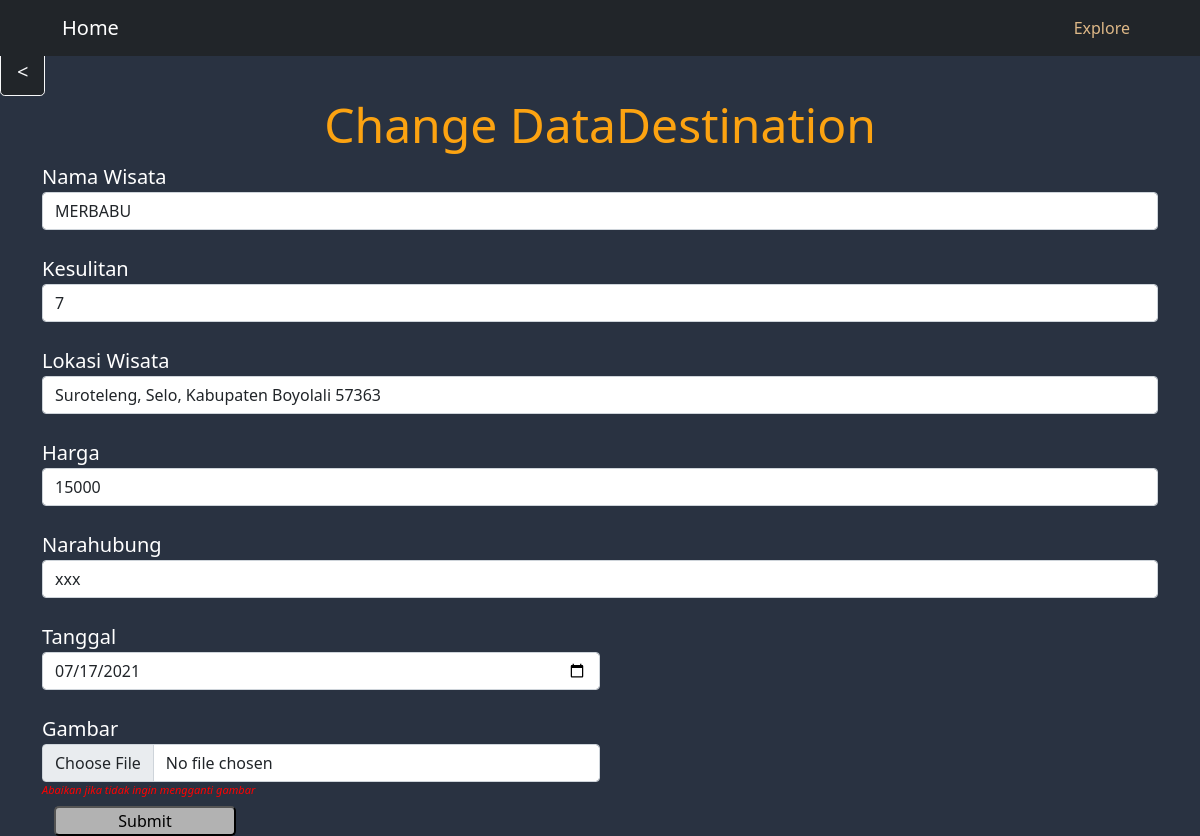
/admin/schedule/form.php?schedule_id=53 (signed in), run on the app's committed database.
### tables this page shows
CREATE TABLE `schedule_t` (
  `schedule_id` int(11) NOT NULL,
  `nama_wisata` varchar(255) DEFAULT NULL,
  `tanggal_wisata` varchar(255) DEFAULT NULL,
  `lokasi_wisata` varchar(255) DEFAULT NULL,
  `kesulitan` varchar(255) DEFAULT NULL,
  `narahubung` varchar(255) DEFAULT NULL,
  `harga_wisata` varchar(255) DEFAULT NULL,
  `gambar_wisata` varchar(255) DEFAULT NULL
);

### admin/functions.php (called while the page is built, shortened)
<?php
    $host = 'localhost';
    $uname = 'id16878645_userformm';
    $pass = 'Mountaineerz2021@';
    $db_name = 'id16878645_userform';
    $conn = new mysqli($host, $uname, $pass, $db_name);
    function select($query)
    {
        global $conn;
        $data = $conn->query($query);
        $rows = [];
        if ($data->num_rows > 0) {
            while ($row = $data->fetch_assoc()) {
                $rows[] = $row;
            }
        }
        return $rows;
    }
?>

### admin/schedule/form.php (the view, shortened to what this page needs)
<?php
    require '../functions.php';
    if (isset($_GET['schedule_id'])) {
        $schedule = select("SELECT * FROM schedule_t WHERE schedule_id = {$_GET['schedule_id']}")[0];
    }
?>
<!DOCTYPE html>
<html lang="en">
  <head>
    <link rel="stylesheet" type="text/css" href="../css/bootstrap.min.css">
    <link rel="stylesheet" href="https://cdnjs.cloudflare.com/ajax/libs/animate.css/4.1.1/animate.min.css"/>
    <link rel="stylesheet" type="text/css" href="style.css">
  </head>
  <body id="page-top" style="background-color: #293241;">
      <nav class="navbar navbar-expand-lg navbar-dark bg-dark fixed-top" id="mainNav">
          <div class="container-fluid">
            <a class="navbar-brand" href="../index.php" style="margin-left:50px;">Home</a>
            <div class="collapse navbar-collapse" id="navbarSupportedContent">
              <ul class="navbar-nav ms-auto">
                  <li class="nav-item">
                      <a class="nav-link" href="../schedule/index.php" style = "color : burlywood;margin-right:50px">Explore</a>
                  </li>
              </ul>
            </div>
          </div>
      </nav>
      <br><br><a class="btn btn-dark btn-lg btn-outline-light" href="index.php" role="button" style="right: 100px;"><</a>
      <div class="container">
        <h3 style="text-align: center; color :#FCA311" class="display-5 animate__animated animate__fadeInDown"><?= isset($schedule) ? 'Change Data' : 'Add' ?>Destination</h3>
        <form action="" method="POST" enctype="multipart/form-data">
          <div class="form-group">
            <label for="schedule" style="color: white; font-size: 20px;">Nama Wisata</label>
            <input type="text" class="form-control" id="nama_wisata" name="nama_wisata" placeholder="Add the Destination" required value="<?= $schedule['nama_wisata'] ?? '' ?>">
          </div>
          <br>
          <div class="form-group">
            <label for="schedule" style="color: white; font-size: 20px;">Kesulitan</label>
            <input type="text" class="form-control" id="kesulitan" name="kesulitan" placeholder="Add the Level" required value="<?= $schedule['kesulitan'] ?? '' ?>">
          </div>
          <br>
          <div class="form-group">
            <label for="schedule" style="color: white; font-size: 20px;">Lokasi Wisata</label>
            <input type="text" class="form-control" id="lokasi_wisata" name="lokasi_wisata" placeholder="Add the Location" required value="<?= $schedule['lokasi_wisata'] ?? '' ?>">
          </div>
          <br>
          <div class="form-group">
            <label for="schedule" style="color: white; font-size: 20px;">Harga</label>
            <input type="text" class="form-control" id="harga_wisata" name="harga_wisata" placeholder="Add the Price" required value="<?= $schedule['harga_wisata'] ?? '' ?>">
          </div>
          <br>
          <div class="form-group">
            <label for="schedule" style="color: white; font-size: 20px;">Narahubung</label>
            <input type="text" class="form-control" id="narahubung" name="narahubung" placeholder="Add the Contact Person" required value="<?= $schedule['narahubung'] ?? '' ?>">
          </div>
          <br>
          <div class="col-md-6" >
            <div class="form-group">
              <label for="flight_no"style="color: white; font-size: 20px;">Tanggal</label>
              <input type="date" class="form-control" id="tanggal_wisata" name="tanggal_wisata" required value="<?= $schedule['tanggal_wisata'] ?? '' ?>">
            </div>
          </div>
          <br>
          <div class="col-md-6" >
            <div class="form-group">
              <label for="flight_no"style="color: white; font-size: 20px;">Gambar</label>
              <input type="file" class="form-control" id="gambar_wisata" name="gambar_wisata" value="<?= $schedule['gambar_wisata'] ?? '' ?>">
              <i style="float:left; font-size : 11px; color:red">Abaikan jika tidak ingin mengganti gambar</i>
            </div>
          </div>
          <br>
            <div class="container">
            <div class="col col-lg-2">
                <input type="submit" style="border-radius: 5px ;background-color:#B2B2B2; float:right" value="Submit" name="<?= isset($schedule) ? 'change' : 'save' ?>">
            </div>
            </div>
        </form>
      </div>
  </body>
</html>

### admin/schedule/style.css (style rules this page uses)
input[type="submit"] { width: 100%; margin-top: 0; }

### data on the page
schedule_t: nama_wisata "MERBABU", kesulitan "7", lokasi_wisata "Suroteleng, Selo, Kabupaten Boyolali 57363", harga_wisata "15000", narahubung "xxx", tanggal_wisata "07/17/2021"
